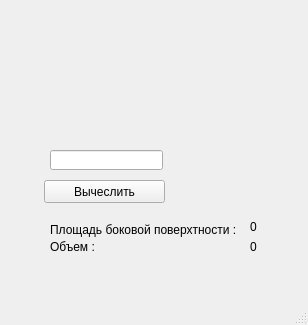
<?xml version="1.0" encoding="UTF-8"?>
<ui version="4.0">
 <class>MainWindow</class>
 <widget class="QMainWindow" name="MainWindow">
  <property name="geometry">
   <rect>
    <x>0</x>
    <y>0</y>
    <width>308</width>
    <height>325</height>
   </rect>
  </property>
  <property name="windowTitle">
   <string>MainWindow</string>
  </property>
  <widget class="QWidget" name="centralwidget">
   <widget class="QPushButton" name="pushButton">
    <property name="geometry">
     <rect>
      <x>44</x>
      <y>180</y>
      <width>121</width>
      <height>23</height>
     </rect>
    </property>
    <property name="text">
     <string>Вычеслить</string>
    </property>
   </widget>
   <widget class="QLineEdit" name="lineEdit">
    <property name="geometry">
     <rect>
      <x>50</x>
      <y>150</y>
      <width>113</width>
      <height>20</height>
     </rect>
    </property>
   </widget>
   <widget class="QLabel" name="label_S">
    <property name="geometry">
     <rect>
      <x>250</x>
      <y>220</y>
      <width>47</width>
      <height>13</height>
     </rect>
    </property>
    <property name="text">
     <string>0</string>
    </property>
   </widget>
   <widget class="QLabel" name="label_B">
    <property name="geometry">
     <rect>
      <x>250</x>
      <y>240</y>
      <width>47</width>
      <height>13</height>
     </rect>
    </property>
    <property name="text">
     <string>0</string>
    </property>
   </widget>
   <widget class="QLabel" name="label_1">
    <property name="geometry">
     <rect>
      <x>50</x>
      <y>220</y>
      <width>191</width>
      <height>20</height>
     </rect>
    </property>
    <property name="text">
     <string>Площадь боковой поверхтности :</string>
    </property>
   </widget>
   <widget class="QLabel" name="label_2">
    <property name="geometry">
     <rect>
      <x>50</x>
      <y>240</y>
      <width>47</width>
      <height>13</height>
     </rect>
    </property>
    <property name="text">
     <string>Объем :</string>
    </property>
   </widget>
   <widget class="QLabel" name="label">
    <property name="geometry">
     <rect>
      <x>10</x>
      <y>-20</y>
      <width>191</width>
      <height>151</height>
     </rect>
    </property>
    <property name="text">
     <string/>
    </property>
    <property name="pixmap">
     <pixmap>../../Desktop/Безымянный.png</pixmap>
    </property>
    <property name="scaledContents">
     <bool>true</bool>
    </property>
   </widget>
  </widget>
  <widget class="QMenuBar" name="menubar">
   <property name="geometry">
    <rect>
     <x>0</x>
     <y>0</y>
     <width>308</width>
     <height>21</height>
    </rect>
   </property>
  </widget>
  <widget class="QStatusBar" name="statusbar"/>
 </widget>
 <resources/>
 <connections/>
</ui>
